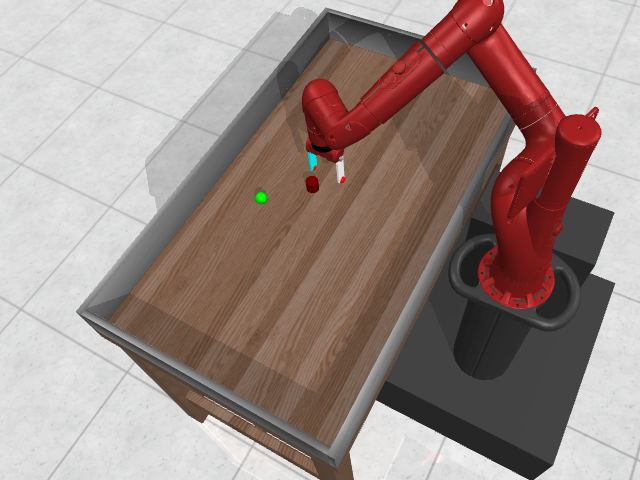

Here is the Python script that generated this plot:
from metaworld.envs import ALL_V2_ENVIRONMENTS_GOAL_OBSERVABLE as env_dict
import metaworld
import imageio

resolution = (640, 480)
print(env_dict.keys())

env = env_dict['push-v2-goal-observable']()

env.reset()
image, _ = env.render(resolution=resolution, depth=True, camera_name="corner3")

print(image.shape)
# save img
imageio.imwrite('test.png', image)

